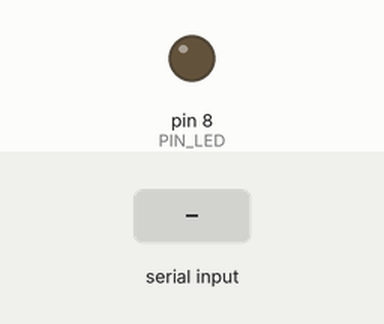
Simulated run of this sketch. Board: Arduino Uno, built with avr-gcc and run on an emulated ATmega328P. Shown: output pins drawn as LEDs (lit = HIGH). Dashed ring = blinking. The test bench sets the inputs (shaded band). What the sketch prints to the serial monitor is not drawn.

Above: at 1.2 s.
1.3 s: "90,45\n" received over Serial
At 1.5 s:
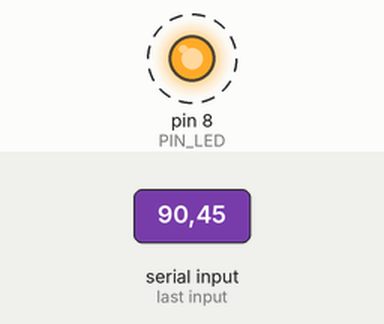
Timing chart, 0 to 10.3 s (numbered marks = the images above; inputs shaded):
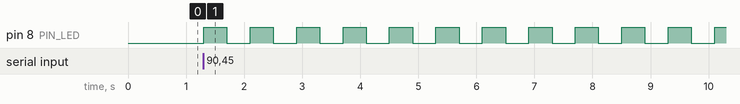

The sketch:

serial_blink_count.ino
```cpp
String MSG = "Por favor ingrese el número de parpadeos: ";
const int PIN_LED = 8;
const int DT = 400;
int blinkTimes;

void setup()
{
  Serial.begin(9600);
  pinMode(PIN_LED, OUTPUT);
}

void loop()
{
  Serial.println(MSG);
  while (Serial.available() == 0) { }

  blinkTimes = Serial.parseInt();
  while (Serial.available() > 0) {
    Serial.read();   // descarta el \n, \r o lo que haya quedado
  }

  for (int i = 0 ; i < blinkTimes ; i++) {
    digitalWrite(PIN_LED, HIGH);
    delay(DT);
    digitalWrite(PIN_LED, LOW);
    delay(DT);
  }
}
```

Measured:
- after the input at 1.3 s, pin 8 (PIN_LED): alternates HIGH for 0.40 s and LOW for 0.40 s, starting at once
